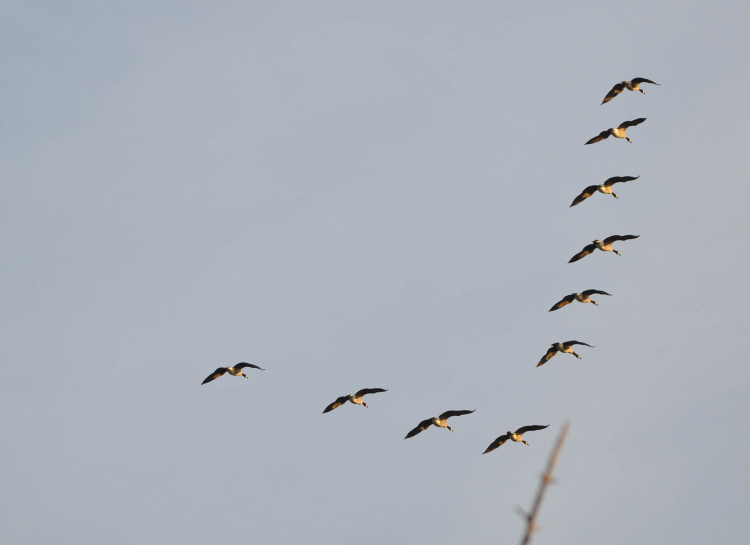
#> input picture template_matching/images/birds in the sky.jpg, 1500 x 1089 px, found by its file name (shown at 1/2 size)
$ python sobel_gradient.py
#> lines starting #> are read from the running program, lines starting #| are printed output that depends on the picture
import cv2
import numpy as np

Original_img = cv2.imread(r"C:\Users\KIRUBA\Pictures\birds in the sky.jpg")
#> Original_img is the input picture: shape (1089, 1500, 3); mean B, G, R 187.6, 178.5, 171.5
img = cv2.resize(Original_img, (0,0), fx=0.3, fy=0.3)
gray_img = cv2.cvtColor(img, cv2.COLOR_BGR2GRAY)
# print(f"gray img : {gray_img}")
h, w = gray_img.shape[:2]
#> h = 327; w = 450

kernel_x = np.array([[-1, 0, 1],
                  [-2, 0, 2],
                  [-1, 0, 1]], dtype=np.float32)

kernel_y = np.array([[-1, -2, -1],
                   [0, 0, 0],
                   [1, 2, 1]])

gradient_x = np.zeros((h, w), dtype=np.float32)
gradient_y = np.zeros((h, w), dtype=np.float32)
padded_img = np.pad(gray_img, pad_width=1, mode='constant', constant_values=0)
# print(f"padded img : {padded_img}")
for i in range(1, h + 1):
    for j in range(1, w + 1):
        roi = padded_img[i-1:i+2, j-1:j+2]

        grad_x = kernel_x * roi

        gradient_x[i-1, j-1] = np.sum(grad_x)
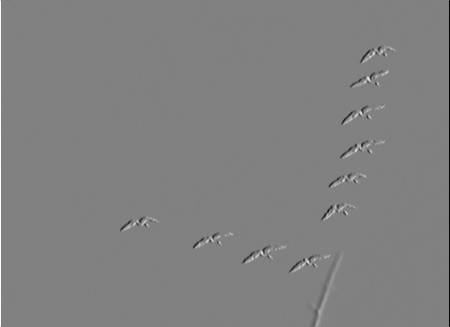
#> gradient_x: shape (327, 450) float32; min -724, max 706, mean 0; drawn with min black and max white


for i in range(1, h+1):
    for j in range(1, w+1):
        roi = padded_img[i-1:i+2, j-1:j+2]

        grad_y = kernel_y * roi

        gradient_y[i-1, j-1] = np.sum(grad_y)
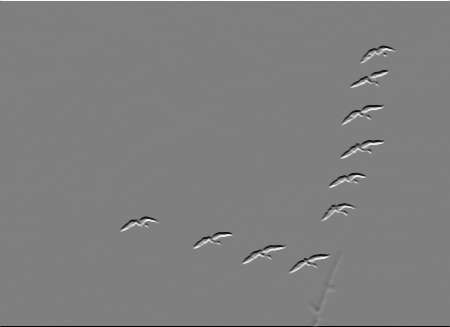
#> gradient_y: shape (327, 450) float32; min -724, max 721, mean 0; drawn with min black and max white
result_x = cv2.convertScaleAbs(gradient_x)
result_y = cv2.convertScaleAbs(gradient_y)
Ixx = result_x ** 2
Iyy = result_y ** 2
Ixy = Ixx * Iyy
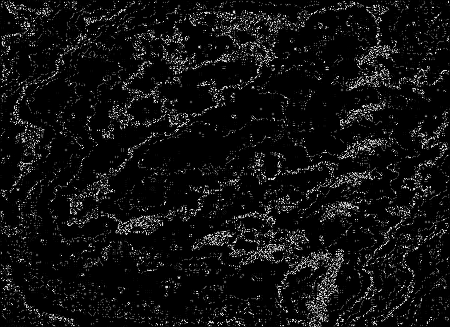
#> Ixy: shape (327, 450); min 0, max 249, mean 16.6
R = np.zeros_like(gray_img)
k = 0.04
threshold = 0.01
for i in range(1, h - 1):
    for j in range(1, w - 1):
        sxx = Ixx[i-1:i+2, j-1: j+2].sum()
        syy = Iyy[i-1:i+2, j-1: j+2].sum()
        sxy = Ixy[i-1:i+2, j-1: j+2].sum()

        det = (sxx * syy) - (sxy ** 2)
        trace = sxx + syy
        R[i, j] = det - k * (trace ** 2)
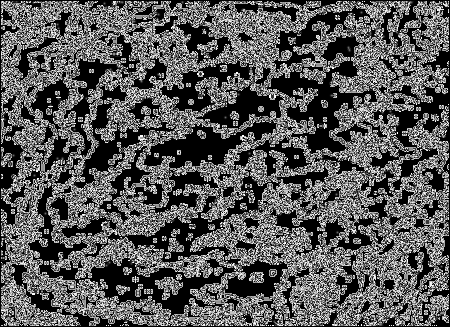
#> R: shape (327, 450); min 0, max 255, mean 87.9
R = cv2.normalize(R, None, alpha=0, beta=1, norm_type=cv2.NORM_MINMAX)
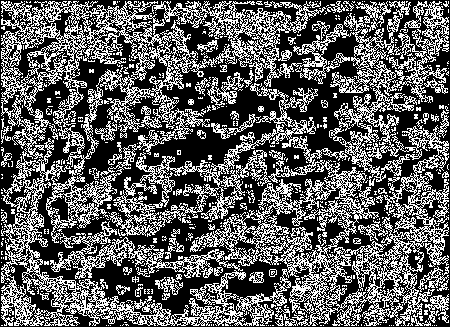
#> R: shape (327, 450); values 0 (black) and 1 (white), 37.1% white in thin lines or dots

keypoints = np.argwhere(R > threshold)
#> keypoints = 54589 pairs, first value 1 to 325, second value 1 to 448
print(keypoints)
#> (printed output is left out)
cv2.imshow("gray img", gray_img)
cv2.imshow("gradient_x", gradient_x)
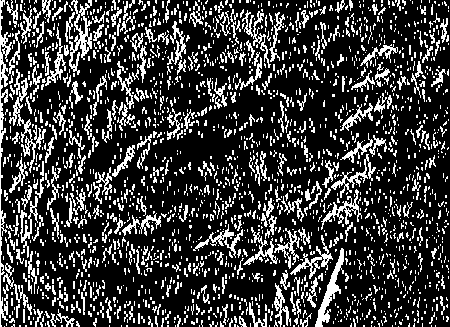
#> window 'gradient_x': shape (327, 450); 23.3% white in thin lines or dots
cv2.imshow("gradient_y", gradient_y)
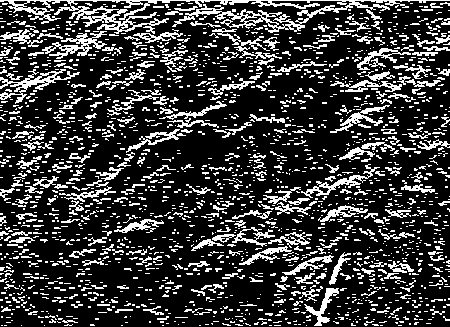
#> window 'gradient_y': shape (327, 450); 22.7% white in thin lines or dots
cv2.imshow("result_x", result_x)
cv2.imshow("result_y", result_y)
cv2.waitKey(0)
cv2.destroyAllWindows()
